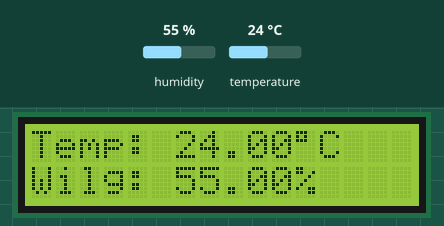
Simulated run of this sketch. Board: Arduino Uno, built with avr-gcc and run on an emulated ATmega328P. On the bench: 16×2 character LCD. Inputs (shaded band) come from the test bench; at power-on: humidity 55 %, temperature 24 °C.

Above: at 1.2 s.
1.3 s: humidity set to 22 %
At 2.8 s:
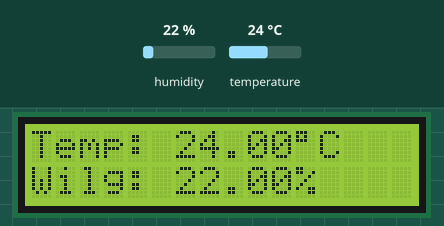
3.1 s: temperature set to 12 °C
At 3.7 s:
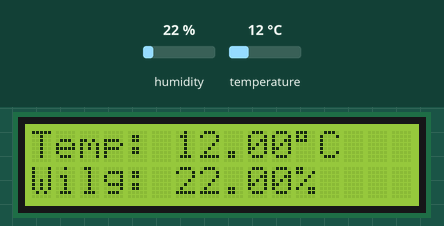
4.7 s: humidity set to 40 %
At 5.4 s:
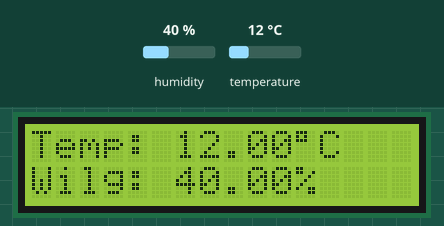
6.3 s: temperature set to 19 °C
At 7.2 s:
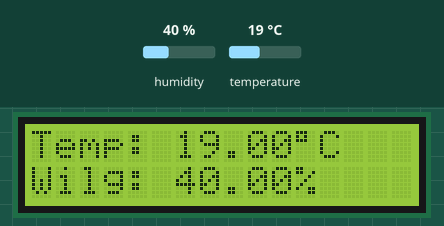
Timing chart, 0 to 8.9 s (numbered marks = the images above; inputs shaded):
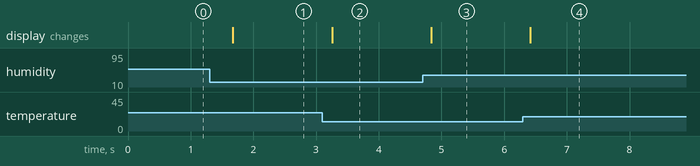

Measured:
- after the input at 1.3 s, the display: changes after 0.37 s (image 1)
- after the input at 3.1 s, the display: changes after 0.15 s (image 2)
- after the input at 4.7 s, the display: changes after 0.14 s (image 3)
- after the input at 6.3 s, the display: changes after 0.12 s (image 4)

The sketch:

DHT11-Temperature-And-Humidity.ino
```cpp
#include <dht.h>
#include <LiquidCrystal.h>
//LiquidCrystal display pin config
LiquidCrystal lcd(9, 8, 5, 4, 3, 2);
dht DHT;
//DHT11 pin
#define DHT11_PIN 7

void setup(){
  lcd.begin(16, 2);
  Serial.begin(9600);
}

void loop(){
  int chk = DHT.read11(DHT11_PIN);
  lcd.setCursor(0,0);
  lcd.print("Temp: ");
  lcd.print(DHT.temperature);
  lcd.print((char)223);
  lcd.print("C");
  lcd.setCursor(0,1);
  lcd.print("Wilg: ");
  lcd.print(DHT.humidity);
  lcd.print("%");
  delay(500);
}
```
